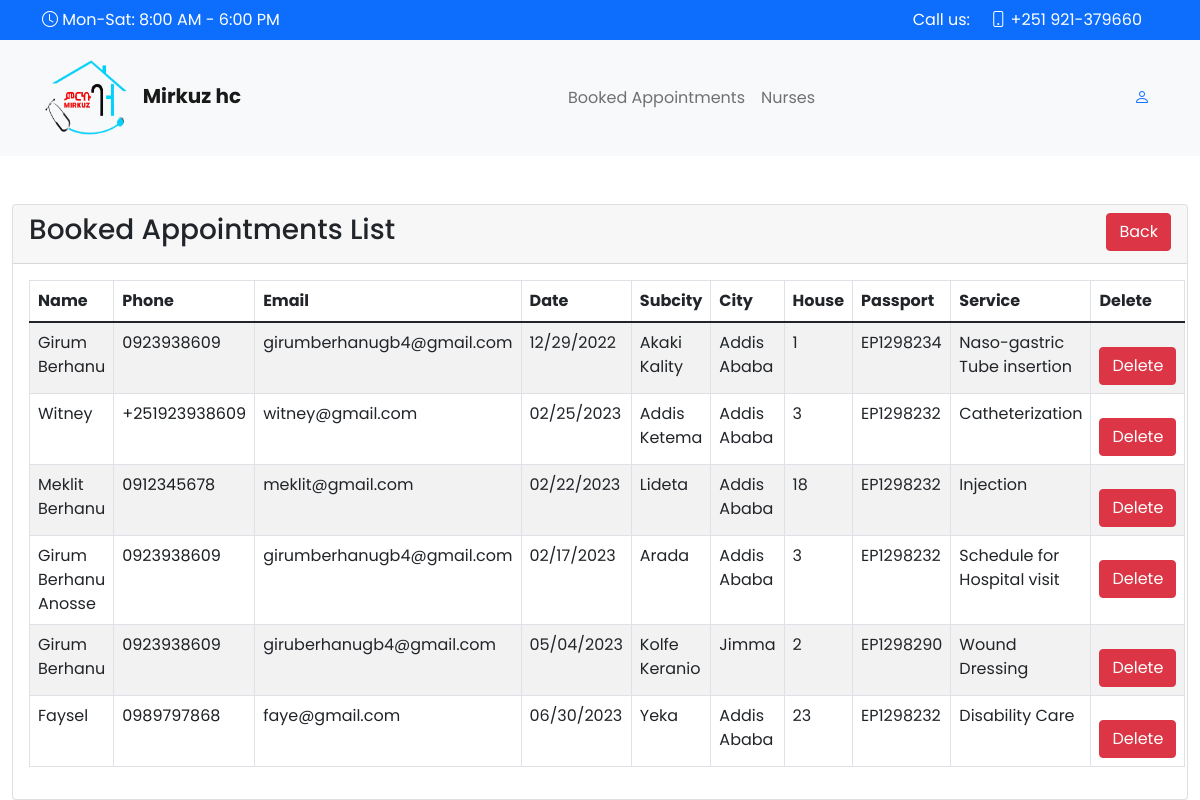
The page /manageBookings.php on the database its author committed.
### tables this page shows
CREATE TABLE `book` (
  `id` int(11) NOT NULL,
  `Name` varchar(50) NOT NULL,
  `Phone` varchar(30) NOT NULL,
  `Email` varchar(50) NOT NULL,
  `Date` varchar(30) NOT NULL,
  `Subcity` varchar(50) NOT NULL,
  `City` varchar(50) NOT NULL,
  `House` int(3) NOT NULL,
  `Passport` varchar(9) NOT NULL,
  `Service` varchar(150) NOT NULL,
  `bookedOn` varchar(30) NOT NULL DEFAULT current_timestamp()
);

### manageBookings.php (the view, shortened to what this page needs)
<?php
include('conn.php');
?>
<!doctype html>
<html lang="en">
<head>
    <link href="https://cdn.jsdelivr.net/npm/bootstrap@5.1.3/dist/css/bootstrap.min.css" rel="stylesheet">
    <link href="https://cdn.jsdelivr.net/npm/bootstrap@5.0.2/dist/css/bootstrap.min.css" rel="stylesheet">
    <link rel="stylesheet" href="https://cdnjs.cloudflare.com/ajax/libs/bootstrap-icons/1.8.3/font/bootstrap-icons.min.css">
    <link rel="stylesheet" href="./CSS/style.css">
</head>
<body>
    <header>
        <section id="topbar" class="mb-2 mb-lg-0 mb-sm-0 d-none d-lg-flex align-items-center pt-2 pb-2 bg-primary text-white topbar-transparent">
            <div class="container">
                <div class="row">
                    <div class="col-lg-6   text-start">
                        <i class="bi bi-clock"></i> Mon-Sat: 8:00 AM - 6:00 PM
                    </div>
                    <div class="col-md-6 text-end">
                        Call us: <span class="px-3"><i class="bi bi-phone "></i> <a href="tel:+251921379660" style="color: #fff;"> +251 921-379660</a></span>
                    </div>
                </div>
            </div>
        </section>
        <nav class="navbar navbar-expand-lg navbar-light bg-light">
            <div class="container">
                <a class="navbar-brand" href="index.php">
                        <img src="img/Logo.png" alt="" width="90px" height="90px">
                        &nbsp;<strong>Mirkuz hc</strong>
                    </a>
                <div class="collapse navbar-collapse" id="navbarSupportedContent">
                    <ul class="navbar-nav m-auto mb-2 mb-lg-0">
                        <li class="nav-item">
                            <a class="nav-link" href="display.php">Booked Appointments</a>
                        </li>
                        <li class="nav-item">
                            <a class="nav-link" href="upload/view.php">Nurses</a>
                        </li>
                    </ul>
                    <ul class="navbar-nav mb-2 mb-lg-0 action-menu">
                        <li class="nav-item">
                            <a class="nav-link active" aria-current="page" href="login.php">
                                <i class="bi bi-person "></i>
                            </a>
                        </li>
                    </ul>
                </div>
            </div>
        </nav>
    </header>
    <div class="container">
    <div class="row">
    </div>
  </div>
    <div class="container-fluid">
        <div class="row">
            <div class="col-md-12 mt-4">
                <div class="card">
                <div class="card-header">
                        <h3>Booked Appointments List
                            <a href="display.php" class="btn btn-danger float-end">Back</a>
                        </h3>
                    </div>
                    <div class="card-body">
                        <table class="table table-bordered table-striped">
                            <thead>
                                <tr>
                                    <th>Name</th>
                                    <th>Phone</th>
                                    <th>Email</th>
                                    <th>Date</th>
                                    <th>Subcity</th>
                                    <th>City</th>
                                    <th>House</th>
                                    <th>Passport</th>
                                    <th>Service</th>
                                    <th>Delete</th>
                                </tr>
                            </thead>
                            <tbody>
                                <?php
                                $query = "SELECT * FROM book";
                                $statement = $conn->prepare($query);
                                $statement->execute();
                                $statement->setFetchMode(PDO::FETCH_OBJ);
                                $result = $statement->fetchAll();
                                if ($result) {
                                    foreach ($result as $row) {
                                ?>
                                        <tr>
                                            <td><?= $row->Name; ?></td>
                                            <td><a href="tel: <?= $row->Phone; ?>"><?= $row->Phone; ?> </a></td>
                                            <td><?= $row->Email; ?></td>
                                            <td><?= $row->Date; ?></td>
                                            <td><?= $row->Subcity; ?></td>
                                            <td><?= $row->City; ?></td>
                                            <td><?= $row->House; ?></td>
                                            <td><?= $row->Passport; ?></td>
                                            <td><?= $row->Service; ?></td>
                                            <td>
                                                <form action="manageBookings.php" method="post">
                                                    <button type="submit" name="delete_nurse" value="<?= $row->id; ?>" class="btn btn-danger">Delete</button>
                                                </form>
                                            </td>
                                        </tr>
                                    <?php
                                    }
                                } else {
                                    ?>
                                    <tr>
                                        <td colspan="8">No Record Found</td>
                                    </tr>
                                <?php
                                }
                                ?>
                            </tbody>
                        </table>
                    </div>
                </div>
            </div>
        </div>
    </div>
</body>
</html>

### CSS/style.css (style rules this page uses)
* { margin: 0; padding: 0; box-sizing: border-box; font-family: 'Poppins',sans-serif; }
body { background: #fff !important; font-family: 'Poppins', sans-serif; }
a { text-decoration: none; color: #1a1e21; }
.active { color : #0D6EFD !important; }
:root { --main-color: #e6b30e; }

### rows shown on the page
book: Name "Girum Berhanu", Phone "0923938609", Email "girumberhanugb4@gmail.com", Date "12/29/2022", Subcity "Akaki Kality", City "Addis Ababa", House "1", Passport "EP1298234", Service "Naso-gastric Tube insertion"
book: Name "Witney", Phone "+251923938609", Email "witney@gmail.com", Date "02/25/2023", Subcity "Addis Ketema", City "Addis Ababa", House "3", Passport "EP1298232", Service "Catheterization", $row->id 2 (drawn)
book: Name "Meklit Berhanu", Phone "0912345678", Email "meklit@gmail.com", Date "02/22/2023", Subcity "Lideta", City "Addis Ababa", House "18", Passport "EP1298232", Service "Injection", $row->id 3 (drawn)
book: Name "Girum Berhanu Anosse", Phone "0923938609", Email "girumberhanugb4@gmail.com", Date "02/17/2023", Subcity "Arada", City "Addis Ababa", House "3", Passport "EP1298232", Service "Schedule for Hospital visit", $row->id 4 (drawn)
book: Name "Girum Berhanu", Phone "0923938609", Email "giruberhanugb4@gmail.com", Date "05/04/2023", Subcity "Kolfe Keranio", City "Jimma", House "2", Passport "EP1298290", Service "Wound Dressing", $row->id 5 (drawn)
book: Name "Faysel", Phone "0989797868", Email "faye@gmail.com", Date "06/30/2023", Subcity "Yeka", City "Addis Ababa", House "23", Passport "EP1298232", Service "Disability Care", $row->id 6 (drawn)
